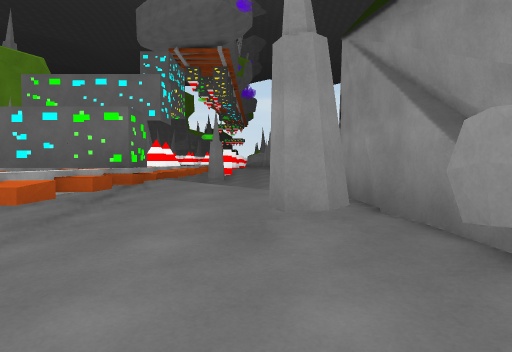
[1] (above)

24 first-person views from a walk through a scene from a Unity 3-D project. The camera is 1.5 m above the floor, tilts 2° down and sees 70° across. The floor is counted in squares, 2 m on a side. Each view is taken from the middle of a square. On the plan, view 1 faces up. The plan holds only what a view shows up to about 11 squares ahead; the rest is blank. The place goes on beyond the plan. The player character is not drawn.

[2]
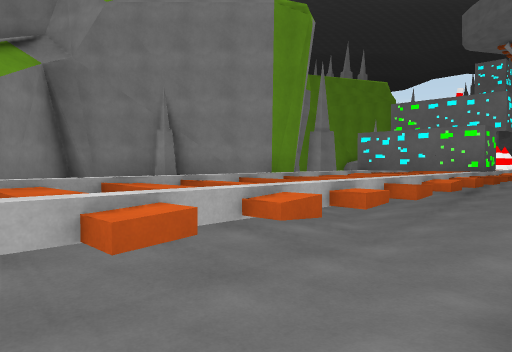

[3]
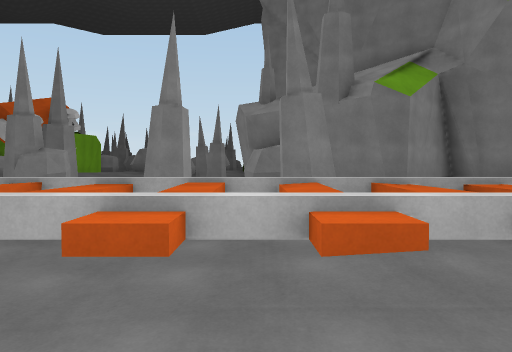

[4]
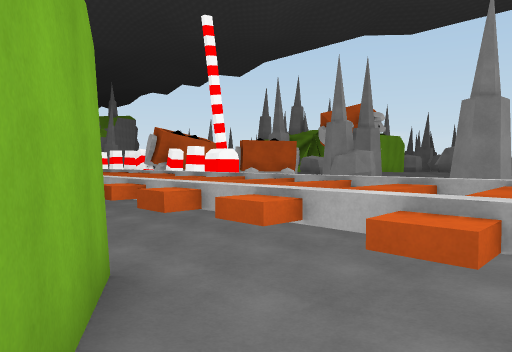

[5]
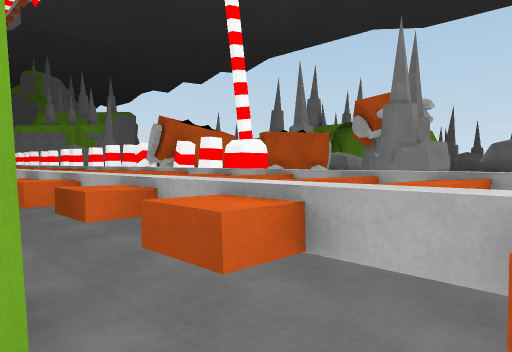

[6]
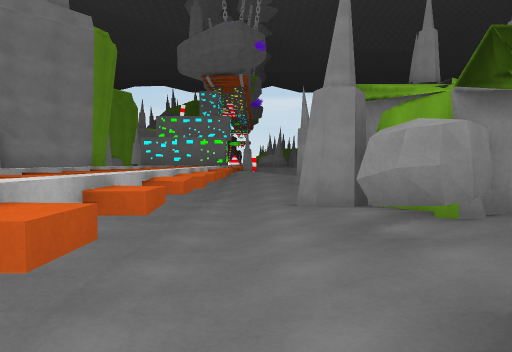

[7]
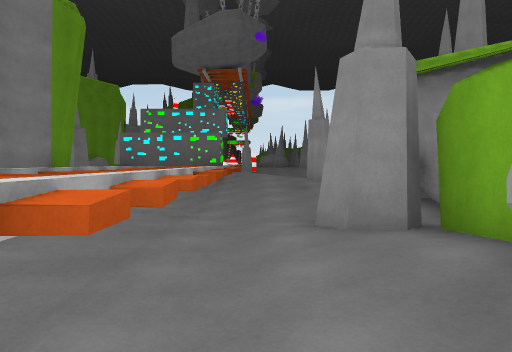

[8]
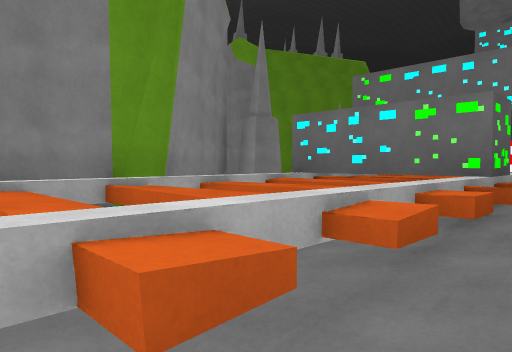

[9]
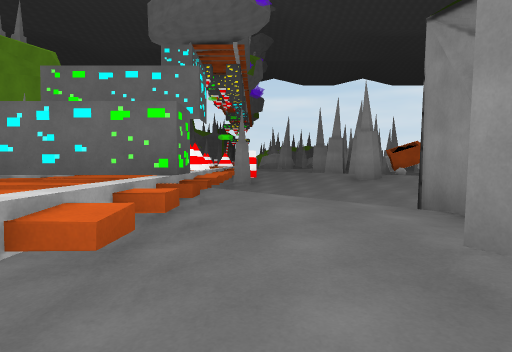

[10]
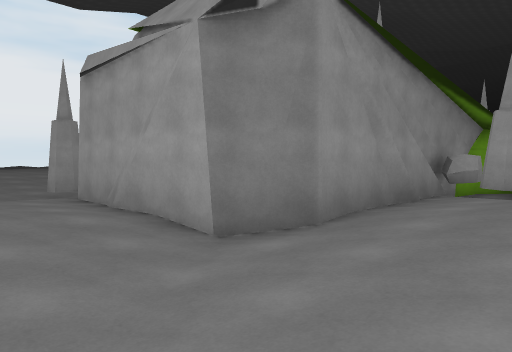

[11]
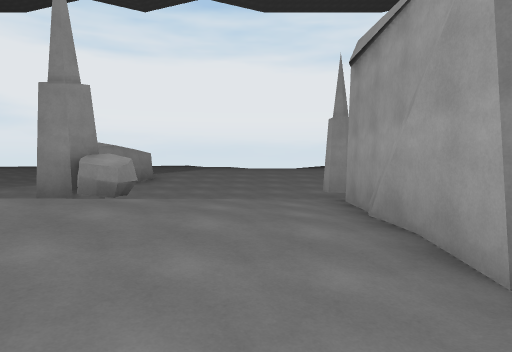

[12]
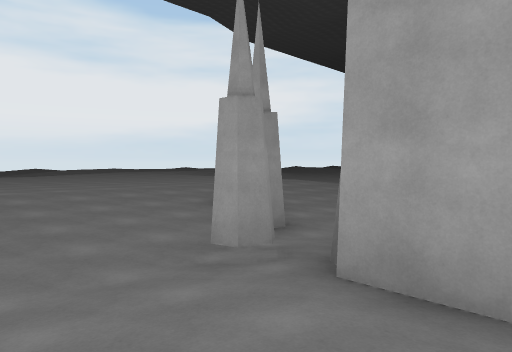

[13]
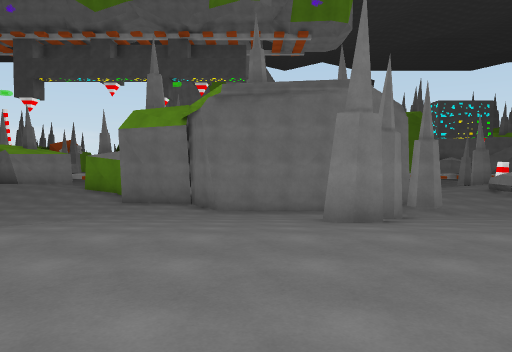

[14]
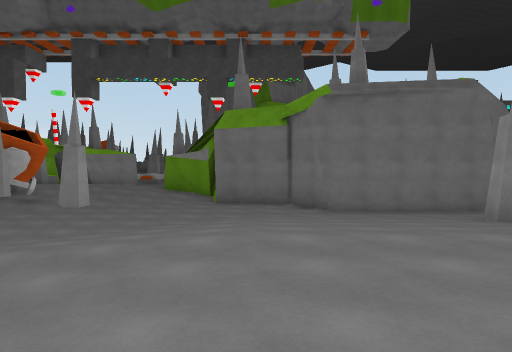

[15]
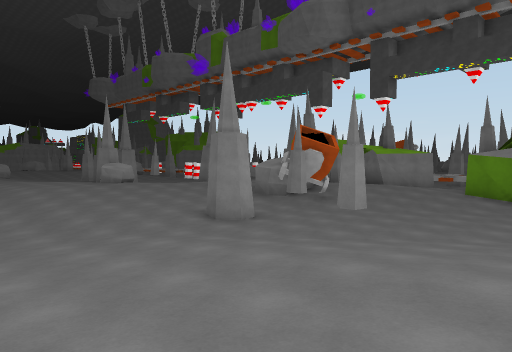

[16]
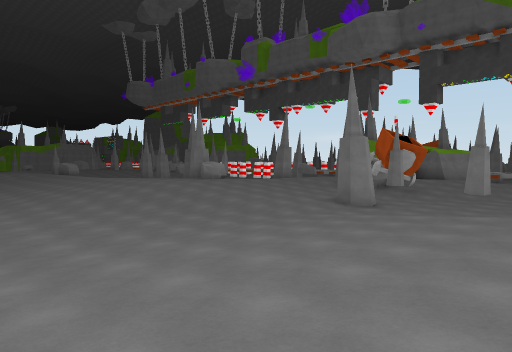

[17]
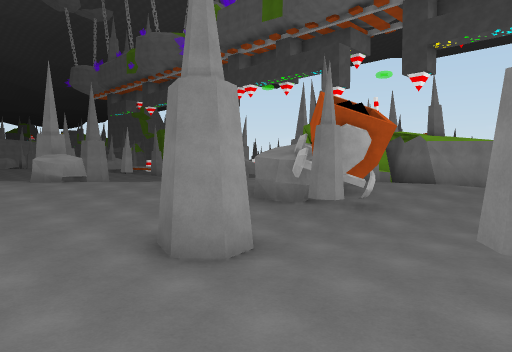

[18]
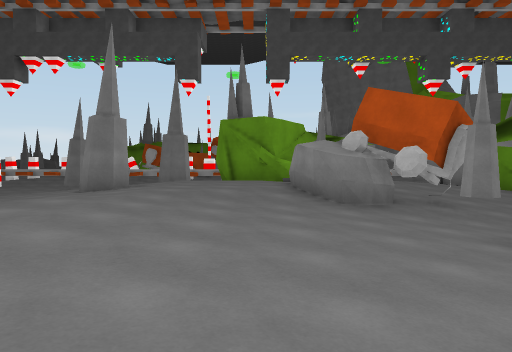

[19]
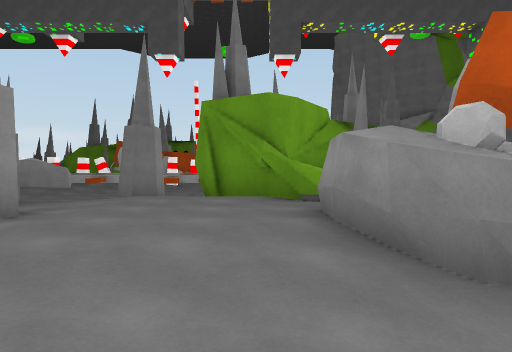

[20]
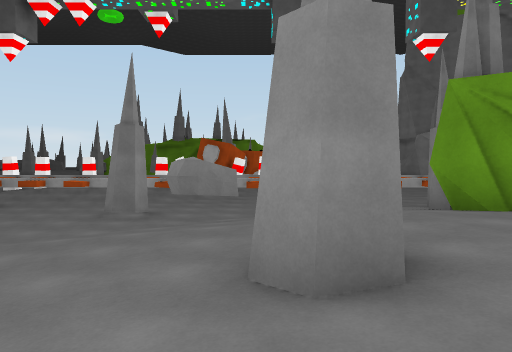

[21]
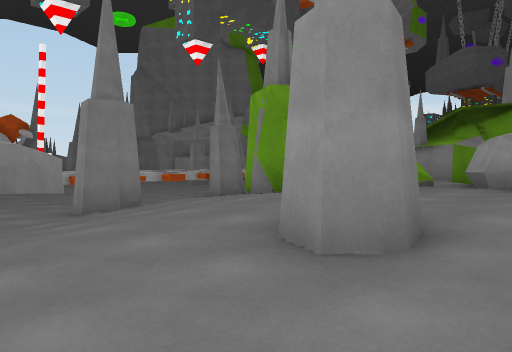

[22]
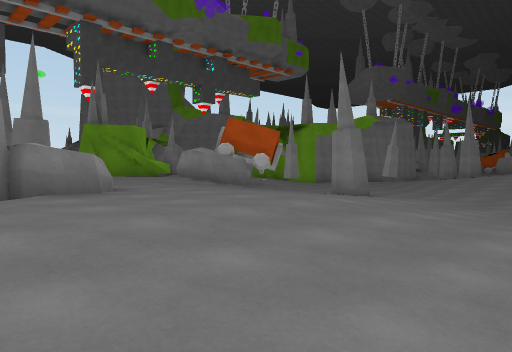

[23]
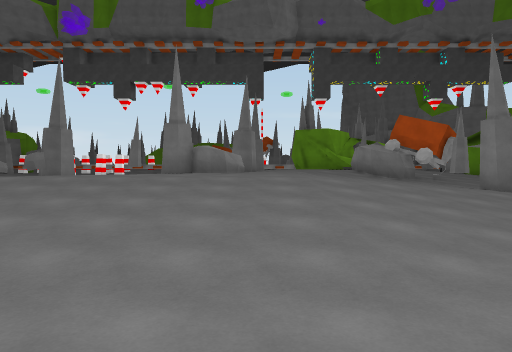

[24]
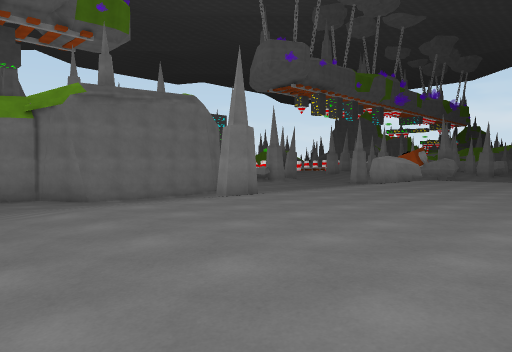

### Floor plan
Key: @ floor where view 1 was taken; # wall or solid block; . main floor; : floor 0.25 m higher than the main floor; + floor 0.5 m higher than the main floor; * floor 0.75 m higher than the main floor; % floor 1 m higher than the main floor; & floor 1.25 m higher than the main floor; / step, stairs or slope; = window, fence, low wall or low ledge; ^ raised ledge; v drop or lower ground; O other object.
Columns run from 10 left of view 1 to 20 right of it. Each row starts with its distance up from view 1.
 13                     :#
 12          .:+#% #   .:+
 11          ..:+**^   .:+
 10         &:.::+**+:..:+   %%
  9      &&/O::.:++++:..:+*%%%%
  8      ///=+:..:::::..:+*%%%%%
  7   ## /+*/*+:#######.:+*%%%%%
  6   #  /###**+#    #.#:+*%%%%%
  5      /vv=**+#    #.###*%%%%%
  4     #&&&&**+#    #..:+*%%%%%
  3     #&vv=+#+#    #..:+*%%%%%
  2    # /vv=::##   ##..:+*%%%%%
  1  ### /vvv:::#  ##...:+*%%%%%%
  0  #   / v#.@.#  #....:+*%%%%%%
 -1  #+  ////.###   ....:+******* %
 -2  ##  /=v#.:###:......:+*******
 -3   #  /vv:.:###::......:++++++++
 -4  #  #&vvv.##  +:....#..::::::::
 -5  #   /vvv.:+ **+:......:::::::
 -6     #/vvv.## ***+##.#.........
 -7     #/&&/.###*%*##::#:::......
 -8      /vvv## ##%###:::::::.....
 -9      /vvv#   #^###++++++:.....
-10  ##  /vvv.:###%%%%******+:...
-11      /vvv.:+##%%%%%******+:..
-12     ./vvv.:+**%%%%%%%%%%*++:..
-13 #   #/&&/.#:+**#***%%%%%*++:...
-14 ##  #&vvv...:+*##**^^%%%*++:..
-15   ###&vvv...#:++++  #%%%*++:.
-16     # vvv....:::::   %%%*++

Where each view was taken, in squares from view 1:
view 1: 0 up, 0 right, facing up
view 2: 3 down, 0 right, facing up-left
view 3: 5 down, 0 right, facing left
view 4: 5 down, 0 right, facing down-left
view 5: 7 down, 1 left, facing down-left
view 6: 7 down, 1 left, facing up
view 7: 5 down, 1 left, facing up
view 8: 1 up, 1 left, facing up-left
view 9: 1 up, 1 left, facing up
view 10: 10 up, 1 left, facing down-right
view 11: 9 up, 0 right, facing right
view 12: 10 up, 5 right, facing down-right
view 13: 3 up, 17 right, facing left
view 14: 0 up, 17 right, facing left
view 15: 0 up, 16 right, facing down-left
view 16: 1 down, 20 right, facing down-left
view 17: 3 down, 13 right, facing down-left
view 18: 10 down, 14 right, facing left
view 19: 10 down, 10 right, facing left
view 20: 14 down, 8 right, facing left
view 21: 16 down, 7 right, facing up-left
view 22: 16 down, 16 right, facing up-left
view 23: 13 down, 20 right, facing left
view 24: 2 down, 18 right, facing up-left
